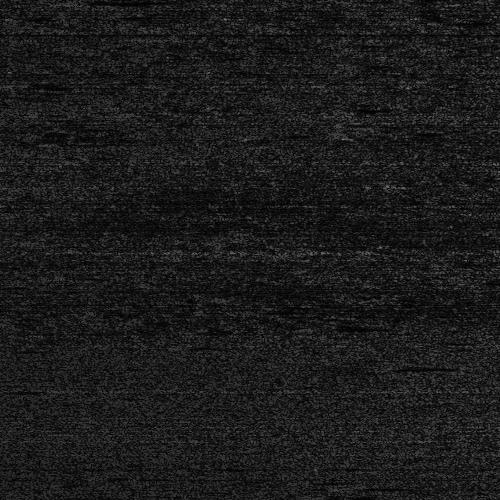
#> input picture source/JPEGImages/Line 2_CNav_1000_14500_1500_15000.jpg, 500 x 500 px; its folder holds only this picture in this run
$ python preprocess_with_clahe_and_aug.py
#> lines starting #> are read from the running program, lines starting #| are printed output that depends on the picture
#> further down, img is the input picture: shape (500, 500, 3); min 0, max 122, mean 27
# -*- coding: utf-8 -*-
"""preprocess_with_clahe_and_aug.ipynb

Automatically generated by Colab.

Original file is located at
    https://colab.research.google.com/drive/18ds6hc5Y_h4cYFFlosMwYjovULx8bzAS
"""

# scripts/preprocess_with_clahe_and_aug.py
# Apply median blur + CLAHE + augmentations to sonar images
# and save structured VOC dataset to new folder

from pathlib import Path
import cv2, os, shutil, random, numpy as np

# Set project paths (for Colab)
PROJECT_ROOT = Path("/content/drive/MyDrive/sonar-object-detection")
SRC_IMG_DIR = PROJECT_ROOT / "data" / "line2voc" / "JPEGImages"
SRC_ANN_DIR = PROJECT_ROOT / "data" / "line2voc" / "Annotations"
SRC_SPLIT_DIR = PROJECT_ROOT / "data" / "line2voc" / "ImageSets" / "Main"
DEST_ROOT = PROJECT_ROOT / "data" / "line2voc_preprocessed_augmented"
DEST_IMG_DIR = DEST_ROOT / "JPEGImages"
DEST_ANN_DIR = DEST_ROOT / "Annotations"
DEST_SPLIT_DIR = DEST_ROOT / "ImageSets" / "Main"

DEST_IMG_DIR.mkdir(parents=True, exist_ok=True)
DEST_ANN_DIR.mkdir(parents=True, exist_ok=True)
DEST_SPLIT_DIR.mkdir(parents=True, exist_ok=True)

def apply_clahe(img):
    lab = cv2.cvtColor(img, cv2.COLOR_BGR2LAB)
#> lab: shape (500, 500, 3); mean of channels 0, 1, 2 24.2, 128, 128
    l, a, b = cv2.split(lab)
#> a: shape (500, 500); every value is 128
    clahe = cv2.createCLAHE(clipLimit=2.0, tileGridSize=(8, 8))
    cl = clahe.apply(l)
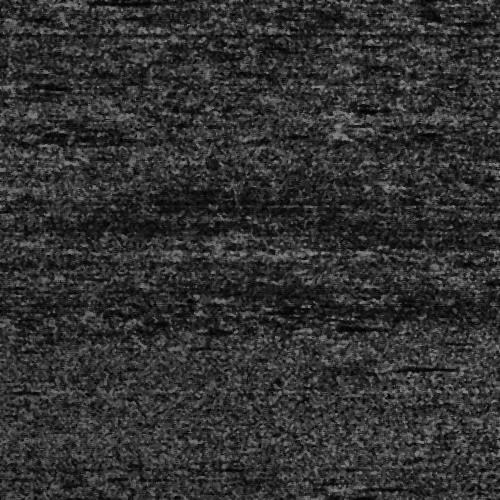
#> cl: shape (500, 500); min 1, max 145, mean 49.4
    return cv2.cvtColor(cv2.merge((cl, a, b)), cv2.COLOR_LAB2BGR)

def apply_augmentations(img):
    if random.random() < 0.5:
        img = cv2.flip(img, 1)
    angle = random.uniform(-10, 10)
    h, w = img.shape[:2]
#> h = 500; w = 500
    M = cv2.getRotationMatrix2D((w // 2, h // 2), angle, 1.0)
    img = cv2.warpAffine(img, M, (w, h), borderMode=cv2.BORDER_REFLECT101)
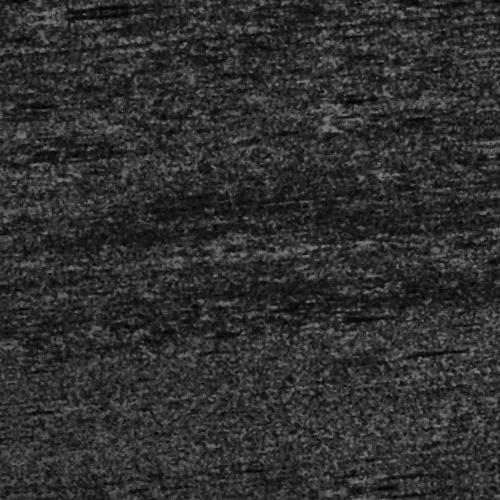
#> img: shape (500, 500, 3); mean of channels 0, 1, 2 47.4, 47.5, 47.5; drawn as B, G, R
    brightness = random.uniform(0.9, 1.1)
    contrast = random.uniform(0.9, 1.1)
    img = np.clip(contrast * img + brightness * 10, 0, 255).astype(np.uint8)
    return img

# Apply median → CLAHE → Augmentation
count = 0
for img_path in SRC_IMG_DIR.glob("*.jpg"):
    img = cv2.imread(str(img_path))
    if img is None:
        continue
    img = cv2.medianBlur(img, 3)
    img = apply_clahe(img)
    img = apply_augmentations(img)
    out_path = DEST_IMG_DIR / img_path.name
    cv2.imwrite(str(out_path), img)
    count += 1

print(f"{count} images processed and saved to: {DEST_IMG_DIR}")

# Copy annotations and splits
for xml in SRC_ANN_DIR.glob("*.xml"):
    shutil.copy(xml, DEST_ANN_DIR)
for split in SRC_SPLIT_DIR.glob("*.txt"):
    shutil.copy(split, DEST_SPLIT_DIR)

print("Annotations and split files copied.")

$ run again, on source/JPEGImages/Line 2_CNav_1500_15500_2000_16000.jpg
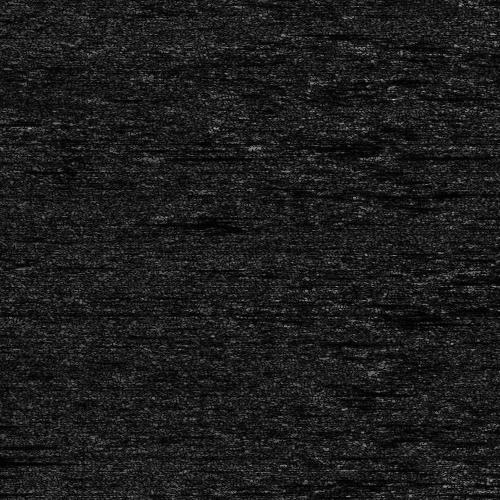
#> input picture source/JPEGImages/Line 2_CNav_1500_15500_2000_16000.jpg, 500 x 500 px
#> img is the input picture: shape (500, 500, 3); min 0, max 206, mean 28.1
#> lab: shape (500, 500, 3); mean of channels 0, 1, 2 24.5, 128, 128
#> a: shape (500, 500); every value is 128
#> in apply_clahe, `cl = clahe.apply(l)`:
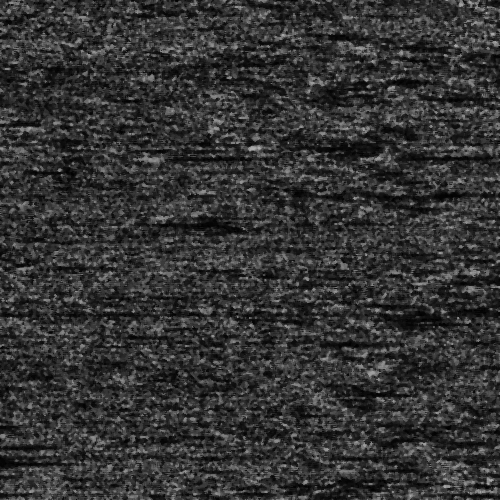
#> cl: shape (500, 500); min 1, max 174, mean 51.5
#> in apply_augmentations, `img = cv2.warpAffine(img, M, (w, h), borderMode=cv2.BORDER_REFLECT101)`:
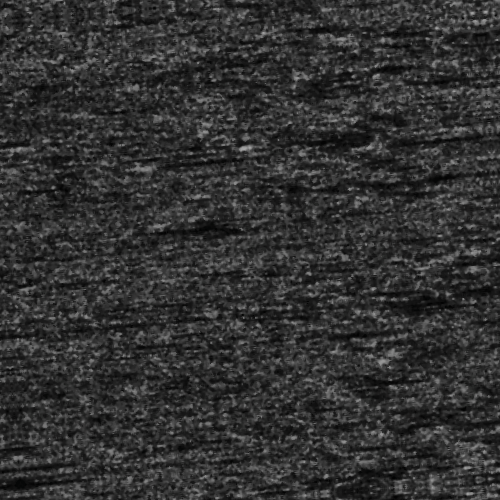
#> img: shape (500, 500, 3); mean of channels 0, 1, 2 49.3, 49.4, 49.3; drawn as B, G, R

$ run again, on source/JPEGImages/Line 2_CNav_1500_36000_2000_36500.jpg
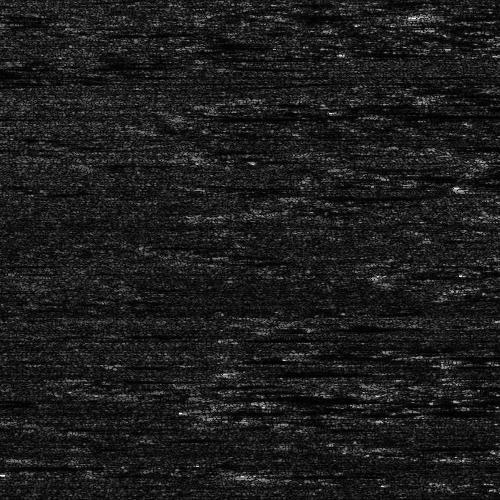
#> input picture source/JPEGImages/Line 2_CNav_1500_36000_2000_36500.jpg, 500 x 500 px
#> img is the input picture: shape (500, 500, 3); min 0, max 255, mean 28.6
#> lab: shape (500, 500, 3); mean of channels 0, 1, 2 25, 128, 128
#> a: shape (500, 500); every value is 128
#> in apply_clahe, `cl = clahe.apply(l)`:
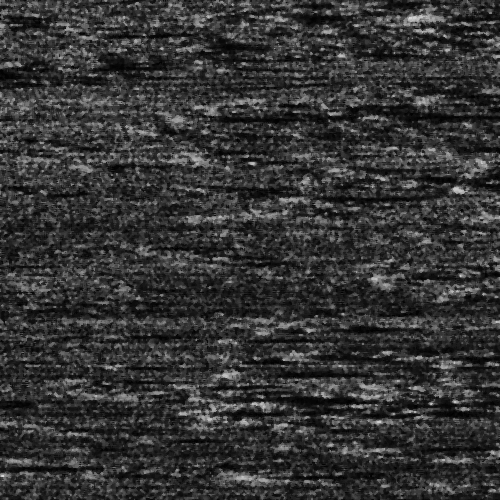
#> cl: shape (500, 500); min 1, max 214, mean 52.4
#> in apply_augmentations, `img = cv2.warpAffine(img, M, (w, h), borderMode=cv2.BORDER_REFLECT101)`:
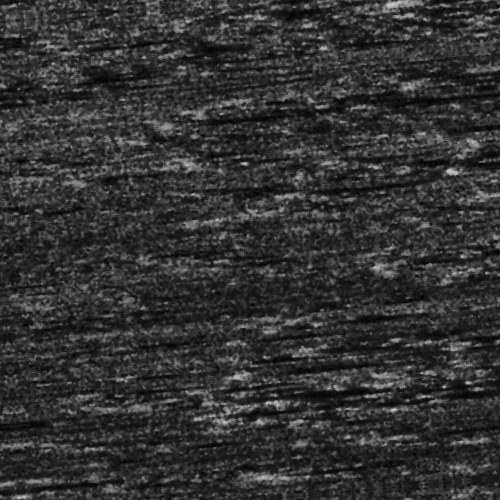
#> img: shape (500, 500, 3); mean of channels 0, 1, 2 50.5, 50.6, 50.5; drawn as B, G, R

$ run again, on source/JPEGImages/Line 2_CNav_1500_49000_2000_49500.jpg
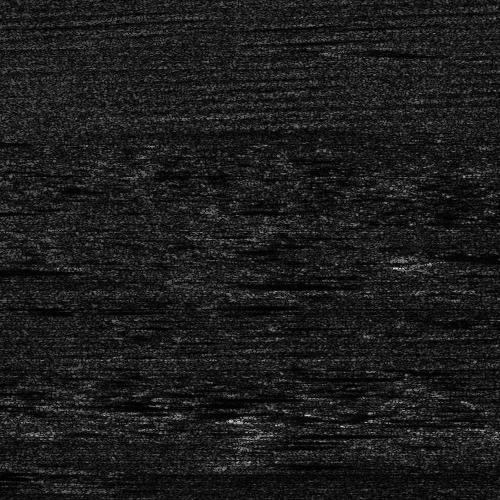
#> input picture source/JPEGImages/Line 2_CNav_1500_49000_2000_49500.jpg, 500 x 500 px
#> img is the input picture: shape (500, 500, 3); min 0, max 238, mean 28.2
#> lab: shape (500, 500, 3); mean of channels 0, 1, 2 24.8, 128, 128
#> a: shape (500, 500); every value is 128
#> in apply_clahe, `cl = clahe.apply(l)`:
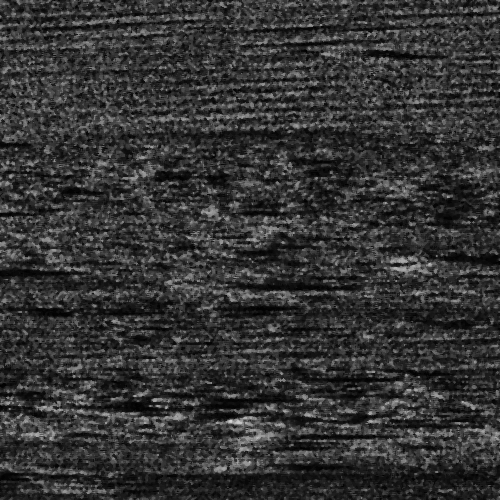
#> cl: shape (500, 500); min 1, max 214, mean 51.9
#> in apply_augmentations, `img = cv2.warpAffine(img, M, (w, h), borderMode=cv2.BORDER_REFLECT101)`:
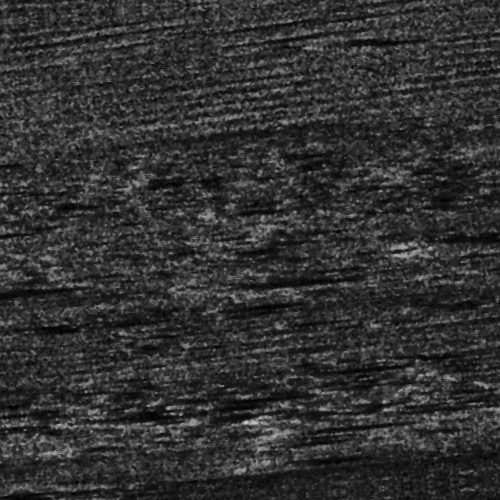
#> img: shape (500, 500, 3); mean of channels 0, 1, 2 49.6, 49.7, 49.7; drawn as B, G, R

$ run again, on source/JPEGImages/Line 2_CNav_1000_25000_1500_25500.jpg
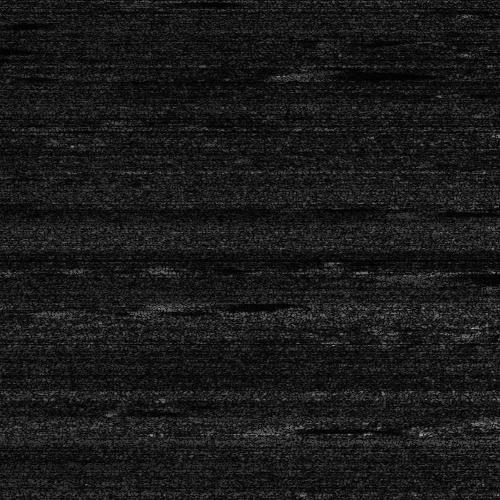
#> input picture source/JPEGImages/Line 2_CNav_1000_25000_1500_25500.jpg, 500 x 500 px
#> img is the input picture: shape (500, 500, 3); min 0, max 185, mean 25.6
#> lab: shape (500, 500, 3); mean of channels 0, 1, 2 22.5, 128, 128
#> a: shape (500, 500); every value is 128
#> in apply_clahe, `cl = clahe.apply(l)`:
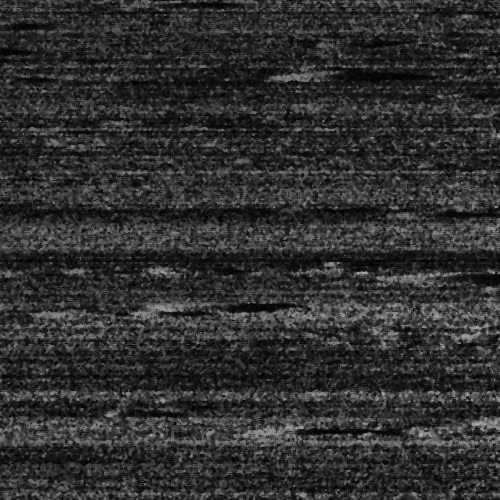
#> cl: shape (500, 500); min 1, max 188, mean 47.6
#> in apply_augmentations, `img = cv2.warpAffine(img, M, (w, h), borderMode=cv2.BORDER_REFLECT101)`:
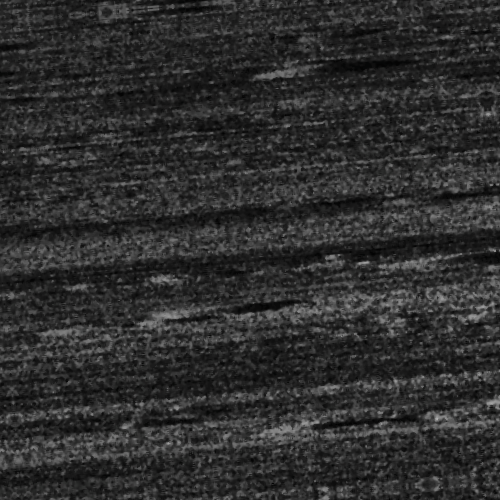
#> img: shape (500, 500, 3); mean of channels 0, 1, 2 45.9, 46, 45.9; drawn as B, G, R
